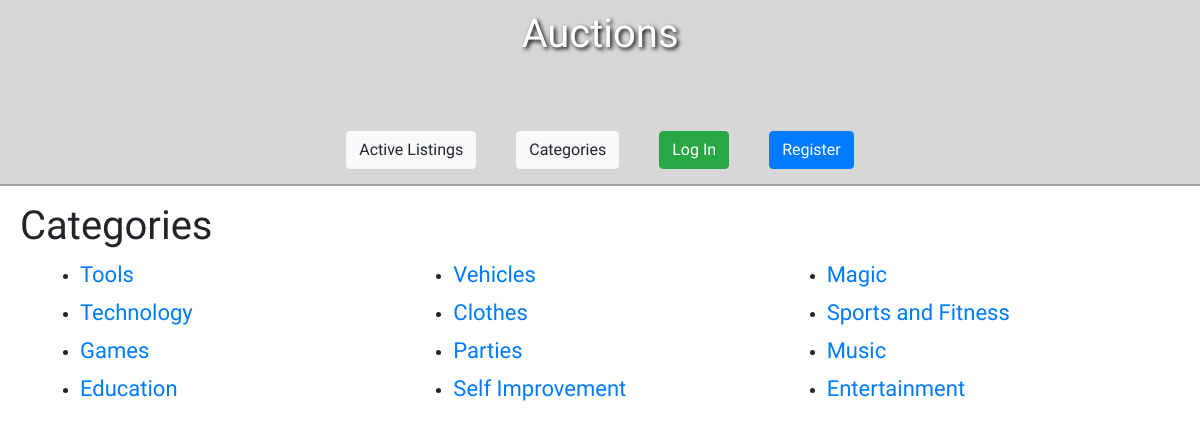
The page /categories on the database its author committed.
### auctions/models.py (models this page shows, shortened)
class Category(models.Model):
    name = models.CharField(max_length=64)

### auctions/views.py (the view)
# urls.py: path('categories', views.categories, name='categories'),
def categories(request):
    return render(request, 'auctions/categories.html', {
        'categories': Category.objects.all()
    })

### auctions/templates/auctions/categories.html (shortened to what this page needs)
{% extends 'auctions/layout.html' %}
{% block body %}
    <h1>Categories</h1>
    <ul>
        {% for category in categories %}
            <li><a href="/?q={{category.name}}">{{ category.name }}</a></li>
        {% endfor %}
    </ul>
{% endblock %}

### auctions/templates/auctions/layout.html (shortened to what this page needs)
{% load static %}
<!DOCTYPE html>
<html lang="en">
    <head>
        <link rel="stylesheet" href="https://stackpath.bootstrapcdn.com/bootstrap/4.4.1/css/bootstrap.min.css">
        <link href="{% static 'auctions/styles.css' %}" rel="stylesheet">
    </head>
    <body>
        <header>
            <h1 id="title">Auctions</h1>
            <div id="lower-header">
                <ul class="nav">
                    <li class="nav-item">
                        <a class="btn btn-light btn-work" href="{% url 'index' %}">Active Listings</a>
                    </li>
                    <li class="nav-item">
                        <a class="btn btn-light" href="{% url 'categories' %}">Categories</a>
                    </li>
                    {% if user.is_authenticated %}
                        <li class="nav-item">
                            <a class="btn btn-light" href="{% url 'watchlist' %}">Watchlist</a>
                        </li>
                        <li class="nav-item">
                            <a class="btn btn-light" href="{% url 'your_listings' %}">Your listings</a>
                        </li>
                        <li class="nav-item">
                            <a class="btn btn-light" href="{% url 'create_listing' %}">Create Listing</a>
                        </li>
                        <li class="nav-item">
                            <a class="btn btn-danger" href="{% url 'logout' %}">Log Out</a>
                        </li>
                    {% else %}
                        <li class="nav-item">
                            <a class="btn btn-success" href="{% url 'login' %}">Log In</a>
                        </li>
                        <li class="nav-item">
                            <a class="btn btn-primary" href="{% url 'register' %}">Register</a>
                        </li>
                    {% endif %}
                </ul>
            </div>
        </header>
        <hr id="headerhr">
        <div id="body">
            {% block body %}
            {% endblock %}
        </div>
    </body>
</html>

### auctions/static/auctions/styles.css (style rules this page uses)
body { padding: 10px; }

### auctions/templates/auctions/layout.html (style rules this page uses)
header { padding: 10px !important; }
* { font-family: League Spartan; }
ul { width: 100%; justify-content: center; align-items: center; }
li { margin: 0 20px 5px 20px; }
header { display: flex; width: 100%; height: 23vh; flex-direction: column; padding: 5px; align-items: center; justify-content: space-between; background-color: rgb(216, 215, 215); }
html, body { overflow: hidden !important; top:0; bottom:0; left:0; right:0; padding: 0; margin: 0; }
#body { padding: 0 20px 20px 20px; width: 100vw; }
#signedin, #title { color: white; text-shadow: black 2px 2px 4px; margin-bottom: 0; }
#headerhr { margin-top: 0; border: 1px solid rgb(161, 161, 161); }
#lower-header { display: flex; margin: 0; padding: 0; width: 100%; }

### auctions/templates/auctions/categories.html (style rules this page uses)
a { font-size: 22px; }
ul { display: grid; grid-template-columns: 1fr 1fr 1fr; }

### rows shown on the page
Category: name "Tools"
Category: name "Vehicles"
Category: name "Magic"
Category: name "Technology"
Category: name "Clothes"
Category: name "Sports and Fitness"
Category: name "Games"
Category: name "Parties"
Category: name "Music"
Category: name "Education"
Category: name "Self Improvement"
Category: name "Entertainment"
